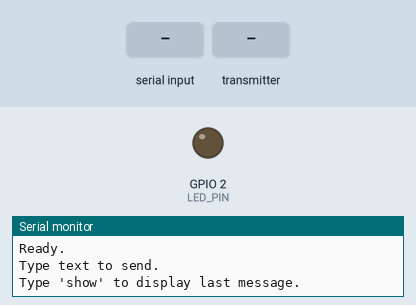
A sketch run on a simulated ESP32. Parts: output pins drawn as LEDs (lit = HIGH), the last lines printed to the serial monitor. Dashed ring = blinking. The test bench sets the inputs (shaded band).

Above: at 1.2 s.
1.3 s: "1\n" received over Serial
At 1.36 s:
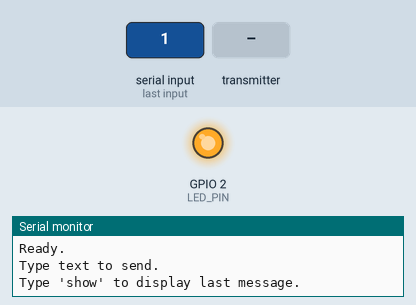
2.9 s: the transmitter starts sending text = show
At 3.7 s:
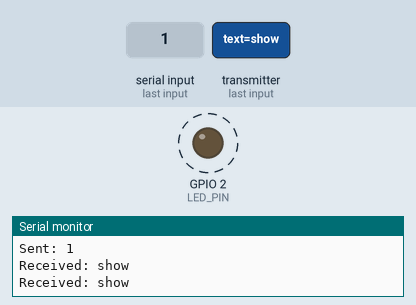
Timing chart, 0 to 12.6 s (numbered marks = the images above; inputs shaded):
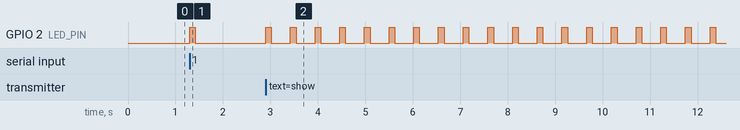

The sketch:

esp.ino
```cpp
#include <WiFi.h>
#include <esp_now.h>

// =====================
// CONFIG
// =====================
const int LED_PIN = 2;

// Replace with other ESP32 MAC
uint8_t peerMAC[] = {0x84, 0xCC, 0xA8, 0x0F, 0x19, 0x20};

// =====================
// DATA STRUCTURE
// =====================
struct Packet {
  char text[100];
};

Packet outgoing;
Packet incoming;

// Stores last message (for "show")
char lastMessage[100] = "";

// =====================
// LED FLASH
// =====================
void flash() {
  digitalWrite(LED_PIN, HIGH);
  delay(120);
  digitalWrite(LED_PIN, LOW);
}

// =====================
// RECEIVE CALLBACK
// =====================
void onReceive(const esp_now_recv_info_t* info,
               const uint8_t* data,
               int len) {

  if (len != sizeof(Packet)) return;

  memcpy(&incoming, data, sizeof(Packet));

  // Save message
  strcpy(lastMessage, incoming.text);

  // FLASH ON RECEIVE
  flash();

  Serial.print("Received: ");
  Serial.println(lastMessage);
}

// =====================
// SEND CALLBACK (optional debug)
// =====================
void onSent(const uint8_t* mac, esp_now_send_status_t status) {
  // You can debug here if needed
}

// =====================
// SETUP
// =====================
void setup() {

  Serial.begin(115200);

  pinMode(LED_PIN, OUTPUT);
  digitalWrite(LED_PIN, LOW);

  WiFi.mode(WIFI_STA);

  if (esp_now_init() != ESP_OK) {
    Serial.println("ESP-NOW Init Failed");
    while (true);
  }

  esp_now_register_recv_cb(onReceive);
  esp_now_register_send_cb(onSent);

  // Add peer
  esp_now_peer_info_t peer = {};
  memcpy(peer.peer_addr, peerMAC, 6);

  peer.channel = 0;
  peer.encrypt = false;

  if (esp_now_add_peer(&peer) != ESP_OK) {
    Serial.println("Failed to add peer");
    while (true);
  }

  Serial.println("Ready.");
  Serial.println("Type text to send.");
  Serial.println("Type 'show' to display last message.");
}

// =====================
// LOOP
// =====================
void loop() {

  if (!Serial.available()) return;

  String input = Serial.readStringUntil('\n');
  input.trim();

  if (input.length() == 0) return;


  // -------------------
  // SHOW (NO FLASH)
  // -------------------
  if (input.equalsIgnoreCase("show")) {

    Serial.print("Last message: ");
    Serial.println(lastMessage);
    Serial.println("----------------");

    return;
  }


  // -------------------
  // SEND MESSAGE
  // -------------------

  input.toCharArray(outgoing.text, 100);

  esp_now_send(peerMAC,
               (uint8_t*)&outgoing,
               sizeof(Packet));

  // Save locally
  strcpy(lastMessage, outgoing.text);

  // FLASH ON SEND
  flash();

  Serial.print("Sent: ");
  Serial.println(lastMessage);
}
```

Measured:
- after the input at 1.3 s, GPIO 2 (LED_PIN): LOW → HIGH at once, → LOW 0.12 s later
- after the input at 2.9 s, GPIO 2 (LED_PIN): alternates HIGH for 0.12 s and LOW for 0.40 s, starting at once
